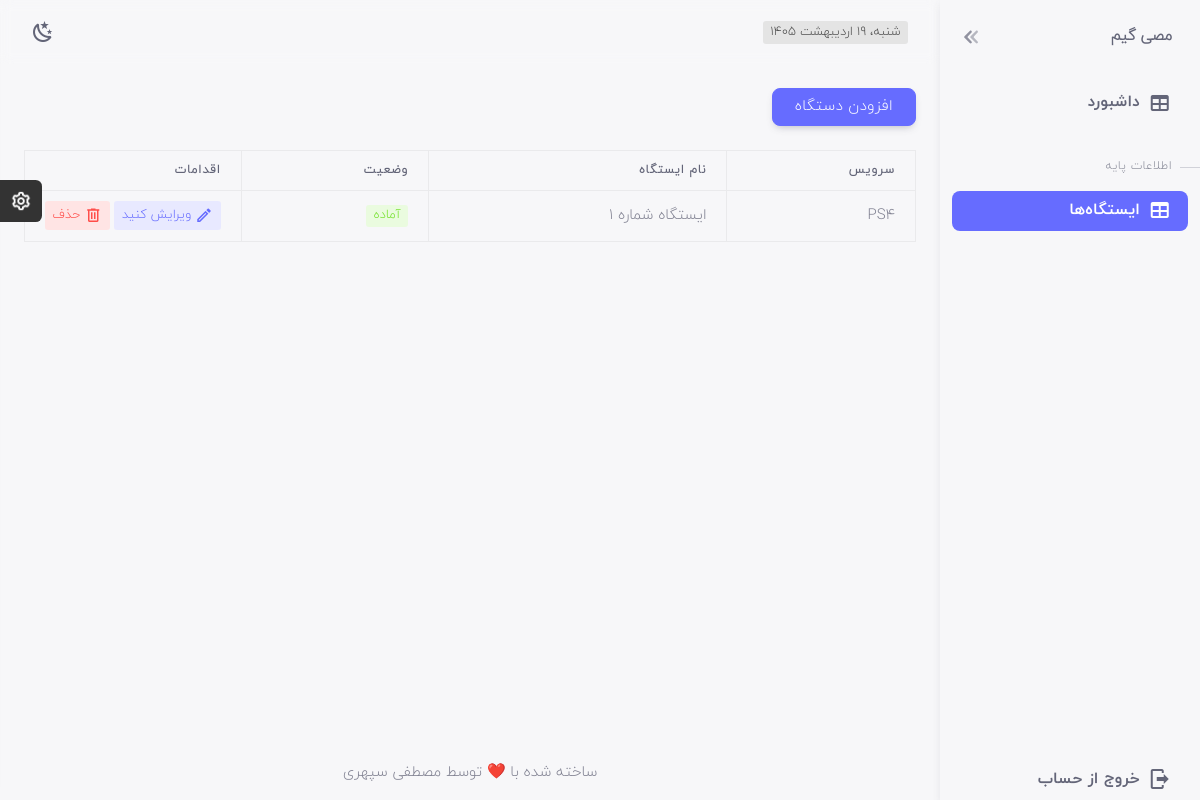
Page /base-informations/ (signed in) on the committed database.
### gamenets/models.py (models this page shows)
class GameNet(models.Model):
    user = models.OneToOneField(
        User,
        on_delete=models.CASCADE,
        related_name='gamenet',
    )
    name = models.CharField(max_length=100)
    address = models.TextField(blank=True)
    phone = models.CharField(max_length=20, blank=True)
    created_at = models.DateTimeField(auto_now_add=True)
    def __str__(self):
        return self.name

### stations/models.py (models this page shows, shortened)
class Station(models.Model):
    gamenet = models.ForeignKey(GameNet, on_delete=models.CASCADE)
    STATUS_CHOICES = [
    ("free", "فعال"),
    ("playing", "در حال استفاده"),
    ("offline", "غیرفعال"),
    ]
    name = models.CharField(max_length=60)
    station_type = models.CharField(max_length=20)  # PC / PS5 / Xbox
    status = models.CharField(
    max_length=20,
    choices=STATUS_CHOICES,
    default="free"
    )

### stations/views.py (the view)
# urls.py: path('', station_view, name='index'),
@login_required
def station_view(request):
    gamenet = request.user.gamenet
    if request.method == "POST":
        form = StationForm(request.POST)
        if form.is_valid():
            station = form.save(commit=False)
            station.gamenet = gamenet
            station.save()
            messages.success(request, 'ایستگاه افزوده شد!')
            return redirect('stations:index')
    else:
        form = StationForm()
    stations = Station.objects.filter(gamenet=gamenet)
    context = {'form': form, 'stations': stations}
    return render(request, 'stations/index.html', context)

### templates/stations/index.html (shortened to what this page needs)
{% extends 'base.html' %}
{% load static %}
{% block b %}
  active
{% endblock %}
{% block content %}
  <div class="container-xxl flex-grow-1 container-p-y">
    <div class="toast-container position-fixed bottom-0 end-0 p-3">
    </div>
    <div class="col">
      <button type="button" class="btn btn-primary waves-effect waves-light mb-4" data-bs-toggle="modal" data-bs-target="#onboardImageChange">افزودن دستگاه</button>
      <div class="table-responsive text-nowrap">
        {% if stations %}
          <table class="table table-bordered">
            <thead>
              <tr>
                <th>سرویس</th>
                <th>نام ایستگاه</th>
                <th>وضعیت</th>
                <th>اقدامات</th>
              </tr>
            </thead>
            <tbody id="stationsTable">
              {% for station in stations %}
                <tr>
                  <td>{{ station.station_type }}</td>
                  <td>{{ station.name }}</td>
                  <td>
                    {% if station.status == 'free' %}
                      <span class="badge bg-label-success me-1">آماده</span>
                    {% elif station.status == 'playing' %}
                      <span class="badge bg-label-info me-1">در حال استفاده</span>
                    {% else %}
                      <span class="badge bg-label-dark me-1">غیرفعال</span>
                    {% endif %}
                  </td>
                  <td style="width:150px;">
                    <a class="badge bg-label-primary edit-btn" href="#" data-bs-toggle="modal" data-bs-target="#onboardImageEdit" data-id="{{ station.id }}" data-name="{{ station.name }}" data-type="{{ station.station_type }}" data-status="{{ station.status }}"><i class="mdi mdi-pencil-outline me-1"></i>ویرایش کنید</a>
                    <a class="badge bg-label-danger del-btn" data-bs-toggle="modal" data-bs-target="#onboardImageDelete" href="javascript:void(0);" data-id="{{ station.id }}" data-name="{{ station.name }}"><i class="mdi mdi-trash-can-outline me-1"></i>حذف</a>
                  </td>
                </tr>
              {% endfor %}
            </tbody>
          </table>
        {% else %}
          <div class="alert alert-primary" role="alert">ایستگاه تعریف نشده!</div>
        {% endif %}
      </div>
    </div>
  </div>
{% endblock %}

### templates/base.html (shortened to what this page needs)
{% load static %}
<!DOCTYPE html>
<html lang="en" class="light-style layout-navbar-fixed layout-menu-fixed" dir="rtl" data-theme="theme-default"
  data-assets-path="{% static '' %}" data-template="vertical-menu-template">
<head>
  <link rel="stylesheet" href="{% static 'vendor/fonts/materialdesignicons.css' %}">
  <link rel="stylesheet" href="{% static 'vendor/fonts/fontawesome.css' %}">
  <link rel="stylesheet" href="{% static 'vendor/libs/node-waves/node-waves.css' %}">
  <link rel="stylesheet" href="{% static 'vendor/css/rtl/core.css' %}" class="template-customizer-core-css">
  <link rel="stylesheet" href="{% static 'vendor/css/rtl/theme-default.css' %}" class="template-customizer-theme-css">
  <link rel="stylesheet" href="{% static 'css/demo.css' %}">
  <link rel="stylesheet" href="{% static 'vendor/libs/perfect-scrollbar/perfect-scrollbar.css' %}">
  <link rel="stylesheet" href="{% static 'vendor/libs/typeahead-js/typeahead.css' %}">
  <link rel="stylesheet" href="{% static 'vendor/libs/select2/select2.css' %}">
  <link rel="stylesheet" href="{% static 'vendor/libs/tagify/tagify.css' %}">
  <link rel="stylesheet" href="{% static 'vendor/libs/bootstrap-select/bootstrap-select.css' %}">
  <link rel="stylesheet" href="{% static 'vendor/libs/typeahead-js/typeahead.css' %}">
  <link rel="stylesheet" href="{% static 'vendor/libs/sweetalert2/sweetalert2.css' %}">
  <link rel="stylesheet" href="{% static 'vendor/libs/flatpickr/flatpickr.css' %}">
  <link rel="stylesheet" href="{% static 'vendor/libs/datatables-bs5/datatables.bootstrap5.css' %}">
  <link rel="stylesheet" href="{% static 'vendor/libs/datatables-responsive-bs5/responsive.bootstrap5.css' %}">
</head>
<body>
  <div class="layout-wrapper layout-content-navbar">
    <div class="layout-container">
      <aside id="layout-menu" class="layout-menu menu-vertical menu bg-menu-theme shadow">
        <div class="app-brand mt-4 mb-4">
          <a href="index.html" class="app-brand-link"><span class="app-brand-text menu-text fw-bold ms-2">{{request.user.gamenet}}</span></a><a
            href="javascript:void(0);" class="layout-menu-toggle menu-link text-large ms-auto"></a>
        </div>
        <ul class="menu-inner py-1">
          <li class="menu-item {% block a%}{% endblock %}"><a href="{% url 'sessions_app:index' %}" class="menu-link"><i class="menu-icon tf-icons mdi mdi-table"></i>
              <div>داشبورد</div>
            </a></li>
            <li class="menu-header fw-light mt-4"><span class="menu-header-text">اطلاعات پایه</span></li>
            <li class="menu-item {% block b%}{% endblock %}"><a href="{% url 'stations:index' %}" class="menu-link"><i class="menu-icon tf-icons mdi mdi-table"></i>
              <div>ایستگاه‌ها</div>
            </a></li>
        </ul>
        <li class="menu-item"><a href="#" target="_blank" class="menu-link"><i
              class="menu-icon tf-icons mdi mdi-logout"></i>
            <div>خروج از حساب</div>
          </a></li>
      </aside>
      <div class="layout-page">
        <nav class="layout-navbar navbar navbar-expand-xl align-items-center bg-navbar-theme" id="layout-navbar">
          <div class="container-xxl">
            <div class="demo d-none d-xl-flex py-0 me-4">
              <span class="nav-item me-2 ms-2 badge bg-label-dark" id="date"></span>
            </div>
            <div class="navbar-nav-right d-flex align-items-center" id="navbar-collapse">
              <ul class="navbar-nav flex-row align-items-center ms-auto">
                <li class="nav-item me-1 me-xl-0"><a
                    class="nav-link btn btn-text-secondary rounded-pill btn-icon style-switcher-toggle hide-arrow"
                    href="javascript:void(0);"><i class="mdi mdi-24px"></i></a></li>
              </ul>
            </div>
          </div>
        </nav>
        {% block content %}{% endblock %}
        <footer class="content-footer footer bg-footer-theme">
          <div class="container-xxl">
            <div
              class="footer-container d-flex align-items-center justify-content-center py-3 flex-md-row flex-column">
              <div class="mb-2 mb-md-0">ساخته شده با<span class="text-danger"> ❤️</span> توسط <a href="#"
                  target="_blank" class="footer-link fw-medium">مصطفی سپهری</a>
              </div>
            </div>
          </div>
        </footer>
      </div>
    </div>
  </div>
</body>
</html>

### static/csss/demo.css (style rules this page uses)
.layout-navbar-fixed .layout-wrapper:not(.layout-without-menu) .layout-page { padding-top: 64px !important; }

### rows in the picture
Station: station_type "PS4", name "ایستگاه شماره 1", status "آماده"

### other values in the picture
{{ request.user.gamenet }} "مصی گیم"
